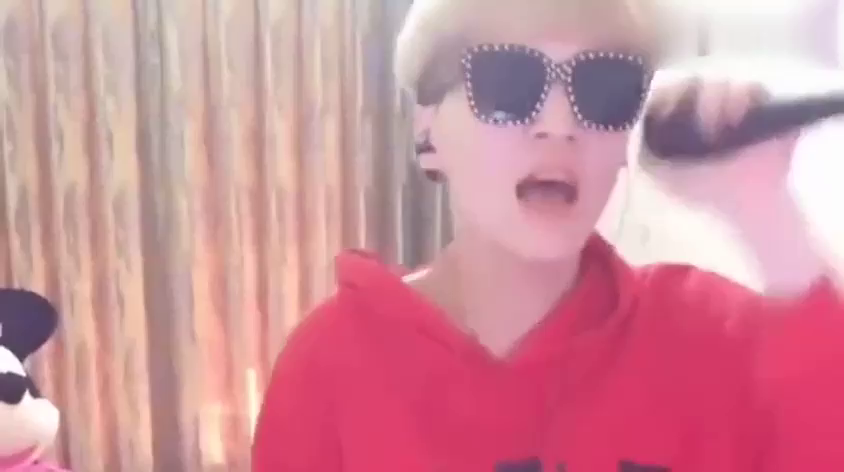
#> input picture frame 13 of randomDelVideoFrame/tmp1.mp4, 844 x 472 px, given in place of test2.mp4, which was not available
$ python videoCapture.py   (Python 2 division)   (older library calls are emulated)
#> lines starting #> are read from the running program, lines starting #| are printed output that depends on the picture; pictures that were not available may be replaced by others from this repository, and a replacement may not be noted
#> further down, img1 is the input picture: shape (472, 844, 3); mean B, G, R 156, 144.1, 208.1
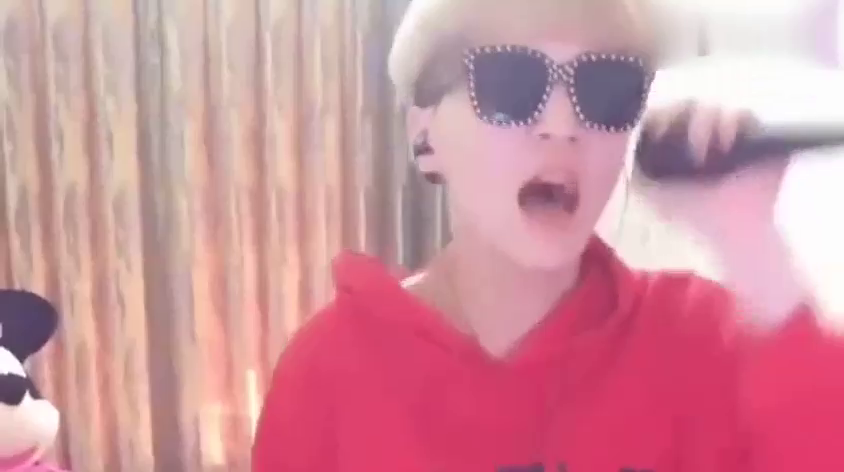
#> input picture frame 14 of randomDelVideoFrame/tmp1.mp4, 844 x 472 px, given in place of test2.mp4, which was not available
#> further down, img2 is the input picture: shape (472, 844, 3); mean B, G, R 158, 146.4, 208.9
### videoDectCut/pictureDiff.py

# -*- coding: utf-8 -*-
#feimengjuan
# 利用python实现多种方法来实现图像识别

import cv2
import numpy as np
from matplotlib import pyplot as plt

# 最简单的以灰度直方图作为相似比较的实现
def classify_gray_hist(image1,image2,size = (256,256)):
    # 先计算直方图
    # 几个参数必须用方括号括起来
    # 这里直接用灰度图计算直方图，所以是使用第一个通道，
    # 也可以进行通道分离后，得到多个通道的直方图
    # bins 取为16
#> called with size = (256, 256)
    image1 = cv2.resize(image1,size)
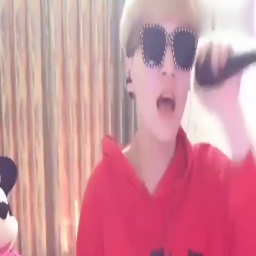
#> image1: shape (256, 256, 3); mean of channels 0, 1, 2 156, 144, 208; drawn as B, G, R
    image2 = cv2.resize(image2,size)
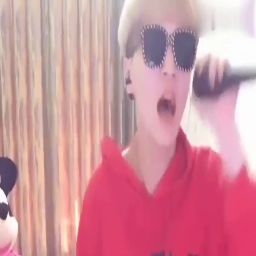
#> image2: shape (256, 256, 3); mean of channels 0, 1, 2 157.9, 146.4, 208.8; drawn as B, G, R
    hist1 = cv2.calcHist([image1],[0],None,[256],[0.0,255.0])
#> hist1 = 256 values, max 1857 at index 102, min 0 at index 0, mean 254.7
    hist2 = cv2.calcHist([image2],[0],None,[256],[0.0,255.0])
#> hist2 = 256 values, max 1763 at index 102, min 0 at index 0, mean 254.5
    # 可以比较下直方图
    # plt.plot(range(256),hist1,'r')
    # plt.plot(range(256),hist2,'b')
    # plt.show()
    # 计算直方图的重合度
    degree = 0
    for i in range(len(hist1)):
        if hist1[i] != hist2[i]:
            degree = degree + (1 - abs(hist1[i]-hist2[i])/max(hist1[i],hist2[i]))
        else:
            degree = degree + 1
#> this loop made 256 passes
#> degree on passes 1 to 12: 1, 2, 3, 4, 5, 6, 7, 8, 9, 10, 11, 12
#> after the loop, degree = [230.9]
    degree = degree/len(hist1)
#> degree = [0.902]
    return degree

# 计算单通道的直方图的相似值
# [73 lines left out: functions calculate, classify_hist_with_split, classify_aHash, classify_pHash, getHash, Hamming_distance, not called in this run]


# [12 lines that do not run on import are left out]

### videoDectCut/videoCapture.py
#! /usr/bin/env python
#coding=utf-8


import cv2
from pictureDiff import *
video = cv2.VideoCapture("d:/test2.mp4");


# # Find OpenCV version
major_ver = (cv2.__version__).split('.')[0]

if int(major_ver) < 3:
    fps = video.get(cv2.cv.CV_CAP_PROP_FPS)
    print "Frames per second using video.get(cv2.cv.CV_CAP_PROP_FPS): {0}".format(fps)
else:
    fps = video.get(cv2.CAP_PROP_FPS)
    print "Frames per second using video.get(cv2.CAP_PROP_FPS) : {0}".format(fps)

c = 1

lastPath = None
nowPath  = None


img1 = None
img2 = None
rval = True
likelyRate = 0.5 # 相似率小于0.5

while rval:  # 循环读取视频帧

    if img1 is None:
        rval, img1 = video.read()
        rval, img2 = video.read()
    else:
        img1 = img2
        rval,img2 = video.read()

    if(rval):
        likely = classify_gray_hist(img1, img2)
#> likely = [0.902]

        if(likely < likelyRate):
            cv2.imwrite('d:/PICTURE/' + str(c / (fps) ) + " s (1)" + '.jpg', img1)  # 存储为图像
            cv2.imwrite('d:/PICTURE/' + str(c / (fps)) + " s (2)" + '.jpg', img2)  # 存储为图像

    c = c + 1

    cv2.waitKey(1)

video.release()

$ run again, starting later in the video
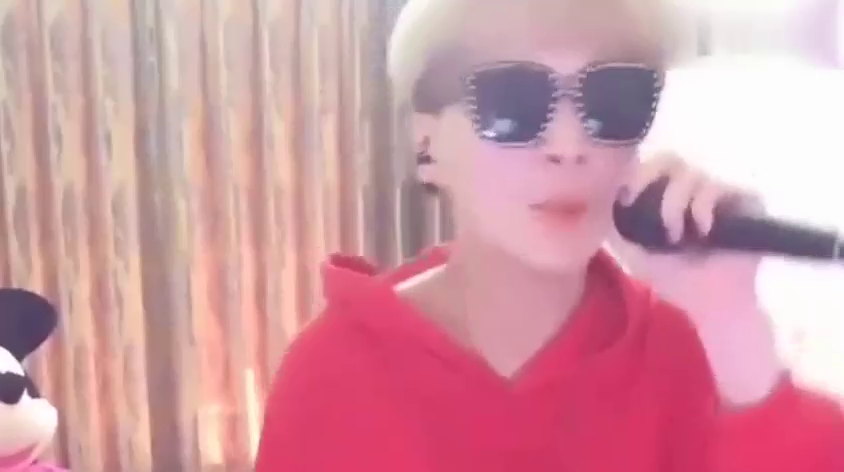
#> input picture frame 62 of randomDelVideoFrame/tmp1.mp4, 844 x 472 px, given in place of test2.mp4, which was not available
#> img1 is the input picture: shape (472, 844, 3); mean B, G, R 163.8, 152.6, 210.5
#> in classify_gray_hist, `image1 = cv2.resize(image1,size)`:
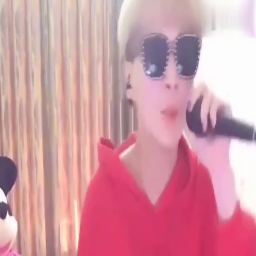
#> image1: shape (256, 256, 3); mean of channels 0, 1, 2 163.7, 152.5, 210.5; drawn as B, G, R
#> hist1 = 256 values, max 3421 at index 253, min 0 at index 0, mean 254.6
#> hist2 = 256 values, max 3421 at index 253, min 0 at index 0, mean 254.7
#> the loop in classify_gray_hist, `for i in range(len(hist1)):` made 256 passes
#> degree on passes 1 to 8: 1, 2, 3, 4, 5, 6, 7, 8
#> after the loop in classify_gray_hist, `for i in range(len(hist1)):`: degree = [253.1]
#> in classify_gray_hist, `degree = degree/len(hist1)`: degree = [0.989]

$ run again, starting later in the video
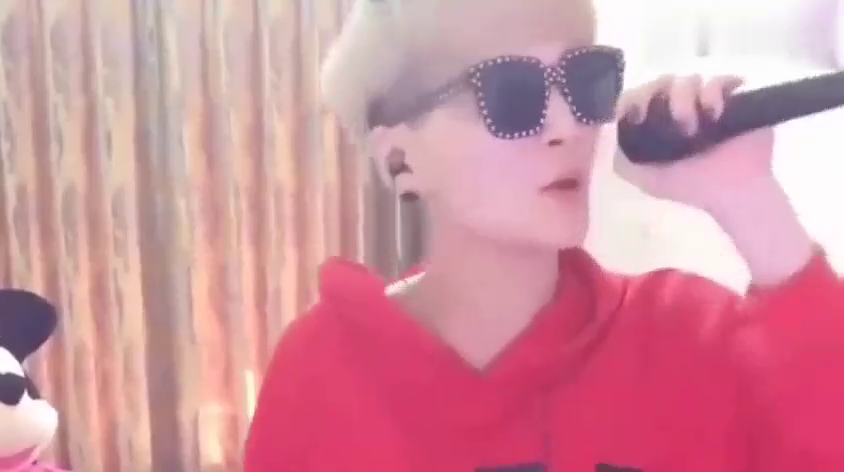
#> input picture frame 111 of randomDelVideoFrame/tmp1.mp4, 844 x 472 px, given in place of test2.mp4, which was not available
#> img1 is the input picture: shape (472, 844, 3); mean B, G, R 159.5, 145.9, 210.4
#> in classify_gray_hist, `image1 = cv2.resize(image1,size)`:
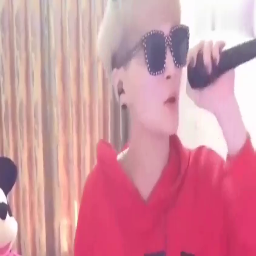
#> image1: shape (256, 256, 3); mean of channels 0, 1, 2 159.5, 145.8, 210.4; drawn as B, G, R
#> hist1 = 256 values, max 1744 at index 102, min 0 at index 0, mean 254.4
#> hist2 = 256 values, max 1709 at index 102, min 0 at index 0, mean 254.7
#> the loop in classify_gray_hist, `for i in range(len(hist1)):` made 256 passes
#> degree on passes 1 to 8: 1, 2, 3, 4, 5, 6, 7, 8
#> after the loop in classify_gray_hist, `for i in range(len(hist1)):`: degree = [242.9]
#> in classify_gray_hist, `degree = degree/len(hist1)`: degree = [0.949]
